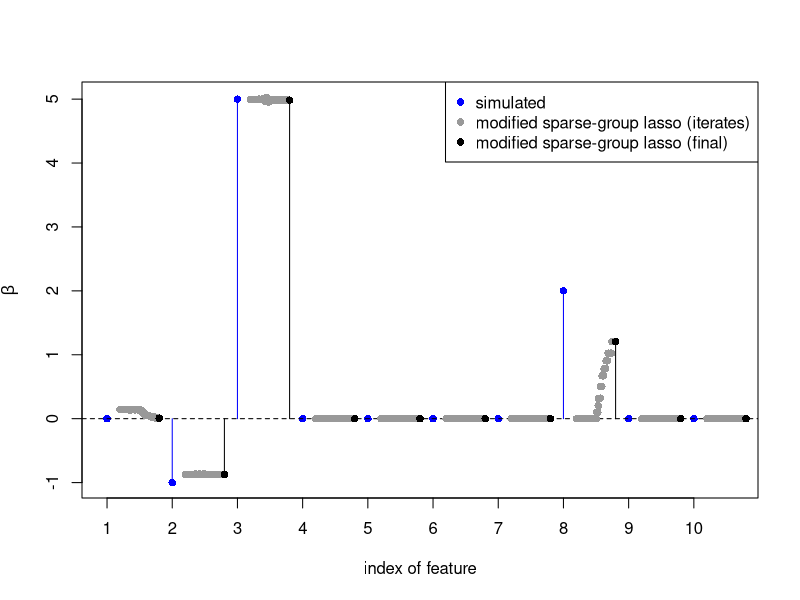

Write the R code that produced this figure.
#!/usr/bin/Rscript

initial_dir = getwd()
setwd("C:/Users/klosa/Desktop/Seattle_Documentation/5.2-Modified sparse-group lasso/modified_sparse-group_lasso/Output")

pdf("modified_sg_lasso_figures_f90.pdf", width=12, height=8)

#******************************************************************************
#*  Analysis tools.                                                           *
#******************************************************************************
beta_sim = as.matrix(read.table("beta_sim.txt", header = FALSE, sep = " ", dec = "."))
beta     = as.matrix(read.table("modified_sg_lasso_output_f90_beta.txt", header = FALSE, dec = "."))

num_intervals = dim(beta)[1]
p = dim(beta)[2]

for (i in 1:(num_intervals-1)) {
  if (i == 1) {
    max_val = max(beta_sim, beta)
    min_val = min(beta_sim, beta)
    plot(seq(1,p,1), beta_sim, xlim = c(1,p+0.6), ylim=c(min_val, max_val), type='h', col='blue',
         xlab='index of feature', ylab=expression(paste(beta)), axes=FALSE)
    box()
    points(seq(1,p,1), beta_sim, pch=16, col='blue')
    
    abline(h=0, lty=2)
    
    axis(1, at=seq(1,p,1), labels=TRUE, tick=TRUE)
    axis(2, labels=TRUE, tick=TRUE)
    legend('topright', 
           c('simulated', 'modified sparse-group lasso (iterates)', 'modified sparse-group lasso (final)'), 
           col=c('blue', 'gray60', 'black'), 
           pch=c(16, 16, 16))
  }
  
  shift = (num_intervals - i)/(num_intervals-1)*0.2 + (i - 1)/(num_intervals-1)*0.8
  points(seq(1,p,1)+shift, beta[i,], pch=16, col='gray60')
}
shift = 0.8
points(seq(1,p,1)+shift, beta[num_intervals,], type='h', col='black')
points(seq(1,p,1)+shift, beta[num_intervals,], pch=16, col='black')
dev.off()

setwd(initial_dir)
